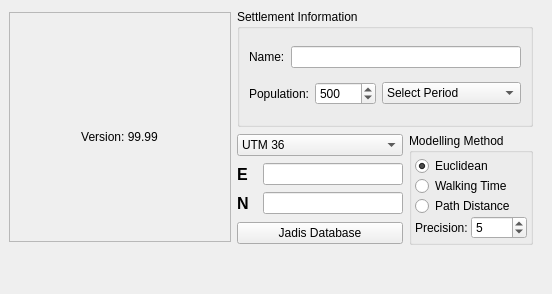
     <widget class="QWidget" name="main_tab" >
      <attribute name="title" >
       <string>Main</string>
      </attribute>
      <layout class="QGridLayout" >
       <property name="margin" >
        <number>9</number>
       </property>
       <property name="spacing" >
        <number>6</number>
       </property>
       <item row="5" column="1" >
        <spacer>
         <property name="orientation" >
          <enum>Qt::Vertical</enum>
         </property>
         <property name="sizeHint" >
          <size>
           <width>20</width>
           <height>40</height>
          </size>
         </property>
        </spacer>
       </item>
       <item rowspan="5" row="0" column="0" >
        <widget class="QFrame" name="frame_2" >
         <property name="sizePolicy" >
          <sizepolicy>
           <hsizetype>0</hsizetype>
           <vsizetype>0</vsizetype>
           <horstretch>0</horstretch>
           <verstretch>0</verstretch>
          </sizepolicy>
         </property>
         <property name="minimumSize" >
          <size>
           <width>222</width>
           <height>230</height>
          </size>
         </property>
         <property name="frameShape" >
          <enum>QFrame::StyledPanel</enum>
         </property>
         <property name="frameShadow" >
          <enum>QFrame::Raised</enum>
         </property>
         <layout class="QGridLayout" >
          <property name="margin" >
           <number>9</number>
          </property>
          <property name="spacing" >
           <number>6</number>
          </property>
          <item row="0" column="0" >
           <widget class="QLabel" name="label_17" >
            <property name="sizePolicy" >
             <sizepolicy>
              <hsizetype>0</hsizetype>
              <vsizetype>0</vsizetype>
              <horstretch>0</horstretch>
              <verstretch>0</verstretch>
             </sizepolicy>
            </property>
            <property name="text" >
             <string/>
            </property>
            <property name="pixmap" >
             <pixmap resource="../resources/resources.qrc" >:/la_icon.png</pixmap>
            </property>
            <property name="scaledContents" >
             <bool>false</bool>
            </property>
           </widget>
          </item>
          <item row="1" column="0" >
           <widget class="QLabel" name="lblVersion" >
            <property name="text" >
             <string>Version: 99.99</string>
            </property>
            <property name="alignment" >
             <set>Qt::AlignCenter</set>
            </property>
           </widget>
          </item>
         </layout>
        </widget>
       </item>
       <item row="4" column="1" colspan="2" >
        <widget class="QPushButton" name="pushButtonJadis" >
         <property name="text" >
          <string>Jadis Database</string>
         </property>
        </widget>
       </item>
       <item row="1" column="1" colspan="2" >
        <widget class="QComboBox" name="comboBoxProjection" >
         <item>
          <property name="text" >
           <string>UTM 36</string>
          </property>
         </item>
         <item>
          <property name="text" >
           <string>UTM 37</string>
          </property>
         </item>
         <item>
          <property name="text" >
           <string>Lat/Long</string>
          </property>
         </item>
        </widget>
       </item>
       <item row="0" column="1" colspan="3" >
        <widget class="QGroupBox" name="groupBoxManualSiteEntry" >
         <property name="toolTip" >
          <string>&lt;html>&lt;head>&lt;meta name="qrichtext" content="1" />&lt;style type="text/css">
p, li { white-space: pre-wrap; }
&lt;/style>&lt;/head>&lt;body style=" font-family:'Sans Serif'; font-size:9pt; font-weight:400; font-style:normal; text-decoration:none;">
&lt;p style=" margin-top:0px; margin-bottom:0px; margin-left:0px; margin-right:0px; -qt-block-indent:0; text-indent:0px;">The information entered here will be inserted as Meta-Data into the resulting maps.  However, Name and Period are optional.&lt;/p>&lt;/body>&lt;/html></string>
         </property>
         <property name="title" >
          <string>Settlement Information</string>
         </property>
         <property name="checkable" >
          <bool>false</bool>
         </property>
         <property name="checked" >
          <bool>false</bool>
         </property>
         <layout class="QGridLayout" >
          <property name="margin" >
           <number>9</number>
          </property>
          <property name="spacing" >
           <number>6</number>
          </property>
          <item row="1" column="3" >
           <widget class="QComboBox" name="comboBoxSitePeriod" >
            <property name="sizePolicy" >
             <sizepolicy>
              <hsizetype>5</hsizetype>
              <vsizetype>0</vsizetype>
              <horstretch>1</horstretch>
              <verstretch>0</verstretch>
             </sizepolicy>
            </property>
            <item>
             <property name="text" >
              <string>Select Period</string>
             </property>
            </item>
            <item>
             <property name="text" >
              <string>Early Bronze Age Ia</string>
             </property>
            </item>
            <item>
             <property name="text" >
              <string>Early Bronze Age Ib</string>
             </property>
            </item>
            <item>
             <property name="text" >
              <string>Early Bronze Age II</string>
             </property>
            </item>
            <item>
             <property name="text" >
              <string>Early Bronze Age III</string>
             </property>
            </item>
            <item>
             <property name="text" >
              <string>Early Bronze Age IV</string>
             </property>
            </item>
           </widget>
          </item>
          <item row="1" column="0" colspan="2" >
           <widget class="QLabel" name="label5" >
            <property name="text" >
             <string>Population:</string>
            </property>
            <property name="wordWrap" >
             <bool>false</bool>
            </property>
           </widget>
          </item>
          <item row="1" column="2" >
           <widget class="QSpinBox" name="spinBoxPopulation" >
            <property name="sizePolicy" >
             <sizepolicy>
              <hsizetype>0</hsizetype>
              <vsizetype>1</vsizetype>
              <horstretch>0</horstretch>
              <verstretch>0</verstretch>
             </sizepolicy>
            </property>
            <property name="toolTip" >
             <string>&lt;html>&lt;head>&lt;meta name="qrichtext" content="1" />&lt;style type="text/css">
p, li { white-space: pre-wrap; }
&lt;/style>&lt;/head>&lt;body style=" font-family:'Sans Serif'; font-size:9pt; font-weight:400; font-style:normal; text-decoration:none;">
&lt;p style=" margin-top:0px; margin-bottom:0px; margin-left:0px; margin-right:0px; -qt-block-indent:0; text-indent:0px;">Estimated population of the settlement (required)&lt;/p>&lt;/body>&lt;/html></string>
            </property>
            <property name="maximum" >
             <number>20000</number>
            </property>
            <property name="minimum" >
             <number>1</number>
            </property>
            <property name="singleStep" >
             <number>1</number>
            </property>
            <property name="value" >
             <number>500</number>
            </property>
           </widget>
          </item>
          <item row="0" column="1" colspan="3" >
           <widget class="QLineEdit" name="lineEditSiteName" />
          </item>
          <item row="0" column="0" >
           <widget class="QLabel" name="textLabel2_4" >
            <property name="text" >
             <string>Name:</string>
            </property>
            <property name="wordWrap" >
             <bool>false</bool>
            </property>
           </widget>
          </item>
         </layout>
        </widget>
       </item>
       <item row="2" column="2" >
        <widget class="QLineEdit" name="lineEditEasting" >
         <property name="toolTip" >
          <string>&lt;html>&lt;head>&lt;meta name="qrichtext" content="1" />&lt;style type="text/css">
p, li { white-space: pre-wrap; }
&lt;/style>&lt;/head>&lt;body style=" font-family:'Sans Serif'; font-size:9pt; font-weight:400; font-style:normal; text-decoration:none;">
&lt;p style=" margin-top:0px; margin-bottom:0px; margin-left:0px; margin-right:0px; -qt-block-indent:0; text-indent:0px;">Easting (required)&lt;/p>&lt;/body>&lt;/html></string>
         </property>
        </widget>
       </item>
       <item row="2" column="1" >
        <widget class="QLabel" name="label_6" >
         <property name="text" >
          <string>&lt;html>&lt;head>&lt;meta name="qrichtext" content="1" />&lt;style type="text/css">
p, li { white-space: pre-wrap; }
&lt;/style>&lt;/head>&lt;body style=" font-family:'Sans Serif'; font-size:9pt; font-weight:400; font-style:normal; text-decoration:none;">
&lt;p style=" margin-top:0px; margin-bottom:0px; margin-left:0px; margin-right:0px; -qt-block-indent:0; text-indent:0px;">&lt;span style=" font-size:12pt; font-weight:600;">E&lt;/span>&lt;/p>&lt;/body>&lt;/html></string>
         </property>
        </widget>
       </item>
       <item row="3" column="2" >
        <widget class="QLineEdit" name="lineEditNorthing" >
         <property name="toolTip" >
          <string>&lt;html>&lt;head>&lt;meta name="qrichtext" content="1" />&lt;style type="text/css">
p, li { white-space: pre-wrap; }
&lt;/style>&lt;/head>&lt;body style=" font-family:'Sans Serif'; font-size:9pt; font-weight:400; font-style:normal; text-decoration:none;">
&lt;p style=" margin-top:0px; margin-bottom:0px; margin-left:0px; margin-right:0px; -qt-block-indent:0; text-indent:0px;">Northing (required)&lt;/p>&lt;/body>&lt;/html></string>
         </property>
        </widget>
       </item>
       <item row="3" column="1" >
        <widget class="QLabel" name="label_22" >
         <property name="text" >
          <string>&lt;html>&lt;head>&lt;meta name="qrichtext" content="1" />&lt;style type="text/css">
p, li { white-space: pre-wrap; }
&lt;/style>&lt;/head>&lt;body style=" font-family:'Sans Serif'; font-size:9pt; font-weight:400; font-style:normal; text-decoration:none;">
&lt;p style=" margin-top:0px; margin-bottom:0px; margin-left:0px; margin-right:0px; -qt-block-indent:0; text-indent:0px;">&lt;span style=" font-size:12pt; font-weight:600;">N&lt;/span>&lt;/p>&lt;/body>&lt;/html></string>
         </property>
        </widget>
       </item>
       <item row="1" column="4" >
        <spacer>
         <property name="orientation" >
          <enum>Qt::Horizontal</enum>
         </property>
         <property name="sizeType" >
          <enum>QSizePolicy::Preferred</enum>
         </property>
         <property name="sizeHint" >
          <size>
           <width>10</width>
           <height>20</height>
          </size>
         </property>
        </spacer>
       </item>
       <item rowspan="4" row="1" column="3" >
        <widget class="QGroupBox" name="model_method_box" >
         <property name="sizePolicy" >
          <sizepolicy>
           <hsizetype>5</hsizetype>
           <vsizetype>4</vsizetype>
           <horstretch>0</horstretch>
           <verstretch>0</verstretch>
          </sizepolicy>
         </property>
         <property name="title" >
          <string>Modelling Method</string>
         </property>
         <layout class="QGridLayout" >
          <property name="margin" >
           <number>3</number>
          </property>
          <property name="spacing" >
           <number>0</number>
          </property>
          <item row="3" column="0" >
           <layout class="QHBoxLayout" >
            <property name="margin" >
             <number>0</number>
            </property>
            <property name="spacing" >
             <number>0</number>
            </property>
            <item>
             <widget class="QLabel" name="label_2" >
              <property name="text" >
               <string>Precision: </string>
              </property>
              <property name="alignment" >
               <set>Qt::AlignRight|Qt::AlignTrailing|Qt::AlignVCenter</set>
              </property>
             </widget>
            </item>
            <item>
             <widget class="QSpinBox" name="spinBoxModelPrecision_2" >
              <property name="sizePolicy" >
               <sizepolicy>
                <hsizetype>5</hsizetype>
                <vsizetype>0</vsizetype>
                <horstretch>0</horstretch>
                <verstretch>0</verstretch>
               </sizepolicy>
              </property>
              <property name="toolTip" >
               <string>The smaller the value, the longer it will take to calculate the results!</string>
              </property>
              <property name="maximum" >
               <number>50</number>
              </property>
              <property name="minimum" >
               <number>1</number>
              </property>
              <property name="value" >
               <number>5</number>
              </property>
             </widget>
            </item>
           </layout>
          </item>
          <item row="2" column="0" >
           <widget class="QRadioButton" name="radioButtonPathDistance_2" >
            <property name="toolTip" >
             <string>&lt;html>&lt;head>&lt;meta name="qrichtext" content="1" />&lt;style type="text/css">
p, li { white-space: pre-wrap; }
&lt;/style>&lt;/head>&lt;body style=" font-family:'Sans Serif'; font-size:9pt; font-weight:400; font-style:normal; text-decoration:none;">
&lt;p style=" margin-top:0px; margin-bottom:0px; margin-left:0px; margin-right:0px; -qt-block-indent:0; text-indent:0px;">Calculate catchment by growing distance based on path distance (considers topography)&lt;/p>&lt;/body>&lt;/html></string>
            </property>
            <property name="whatsThis" >
             <string>&lt;html>&lt;head>&lt;meta name="qrichtext" content="1" />&lt;style type="text/css">
p, li { white-space: pre-wrap; }
&lt;/style>&lt;/head>&lt;body style=" font-family:'Sans Serif'; font-size:9pt; font-weight:400; font-style:normal; text-decoration:none;">
&lt;p style=" margin-top:0px; margin-bottom:0px; margin-left:0px; margin-right:0px; -qt-block-indent:0; text-indent:0px;">When Path Distance is selected, a cost map for the area is created that calculates how far it is  to all areas of the map from the site.  This distance considers topography.  The program then calculates area contained within a certain distance of the site.  If the derived area is insufficient to support the population, the distance is increased, and it tries again.  This repeats until the required area is contained.&lt;/p>&lt;/body>&lt;/html></string>
            </property>
            <property name="text" >
             <string>Path Distance</string>
            </property>
           </widget>
          </item>
          <item row="1" column="0" >
           <widget class="QRadioButton" name="radioButtonWalkingTime_2" >
            <property name="toolTip" >
             <string>Calculate catchment by growing distance based on walking time</string>
            </property>
            <property name="whatsThis" >
             <string>&lt;html>&lt;head>&lt;meta name="qrichtext" content="1" />&lt;style type="text/css">
p, li { white-space: pre-wrap; }
&lt;/style>&lt;/head>&lt;body style=" font-family:'Sans Serif'; font-size:9pt; font-weight:400; font-style:normal; text-decoration:none;">
&lt;p style=" margin-top:0px; margin-bottom:0px; margin-left:0px; margin-right:0px; -qt-block-indent:0; text-indent:0px;">When Walking Time is selected, a cost map for the area is created that predicts how long it takes to get to any area on the map from the settlement.  The program then calculates the suitable area contained within the time it takes to walk.  If the derived area is insufficient to support the population, the walking time is increased, and it tries again.  This repeats until the required area is contained.&lt;/p>&lt;/body>&lt;/html></string>
            </property>
            <property name="text" >
             <string>Walking Time</string>
            </property>
            <property name="checked" >
             <bool>false</bool>
            </property>
           </widget>
          </item>
          <item row="0" column="0" >
           <widget class="QRadioButton" name="radioButtonEuclidean_2" >
            <property name="toolTip" >
             <string>&lt;html>&lt;head>&lt;meta name="qrichtext" content="1" />&lt;style type="text/css">
p, li { white-space: pre-wrap; }
&lt;/style>&lt;/head>&lt;body style=" font-family:'Sans Serif'; font-size:9pt; font-weight:400; font-style:normal; text-decoration:none;">
&lt;p style=" margin-top:0px; margin-bottom:0px; margin-left:0px; margin-right:0px; -qt-block-indent:0; text-indent:0px;">Calculate catchment by growing distance based on distance from the site ('as the crow flies')&lt;/p>&lt;/body>&lt;/html></string>
            </property>
            <property name="whatsThis" >
             <string>&lt;html>&lt;head>&lt;meta name="qrichtext" content="1" />&lt;style type="text/css">
p, li { white-space: pre-wrap; }
&lt;/style>&lt;/head>&lt;body style=" font-family:'Sans Serif'; font-size:9pt; font-weight:400; font-style:normal; text-decoration:none;">
&lt;p style=" margin-top:0px; margin-bottom:0px; margin-left:0px; margin-right:0px; -qt-block-indent:0; text-indent:0px;">When Euclidean is selected, a cost map for the area is created that calculates how far it is  to all areas of the map from the site.  This distance does NOT consider topography.  In other words, it is simply as the crow flies.  The program then calculates area contained within a certain distance of the site.  If the derived area is insufficient to support the population, the distance is increased, and it tries again.  This repeats until the required area is contained.&lt;/p>&lt;/body>&lt;/html></string>
            </property>
            <property name="text" >
             <string>Euclidean</string>
            </property>
            <property name="checked" >
             <bool>true</bool>
            </property>
           </widget>
          </item>
         </layout>
        </widget>
       </item>
      </layout>
     </widget>
